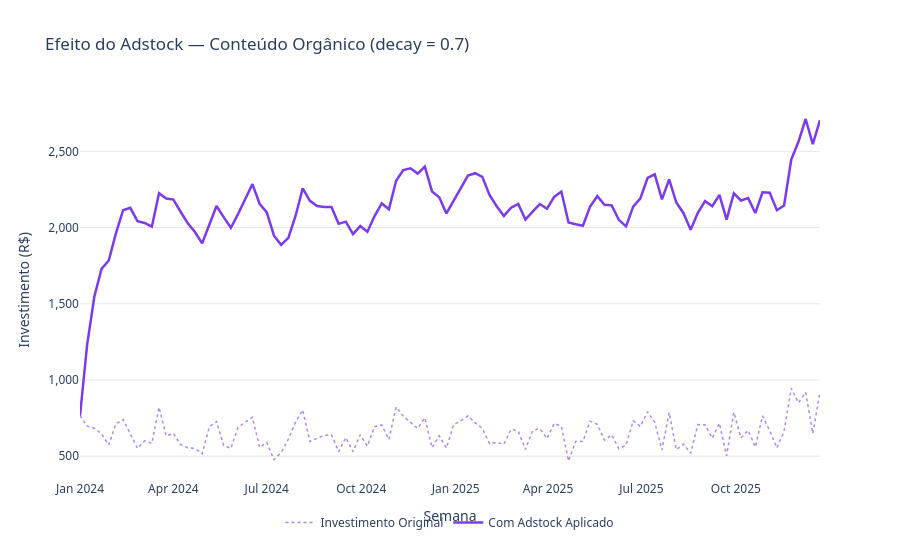
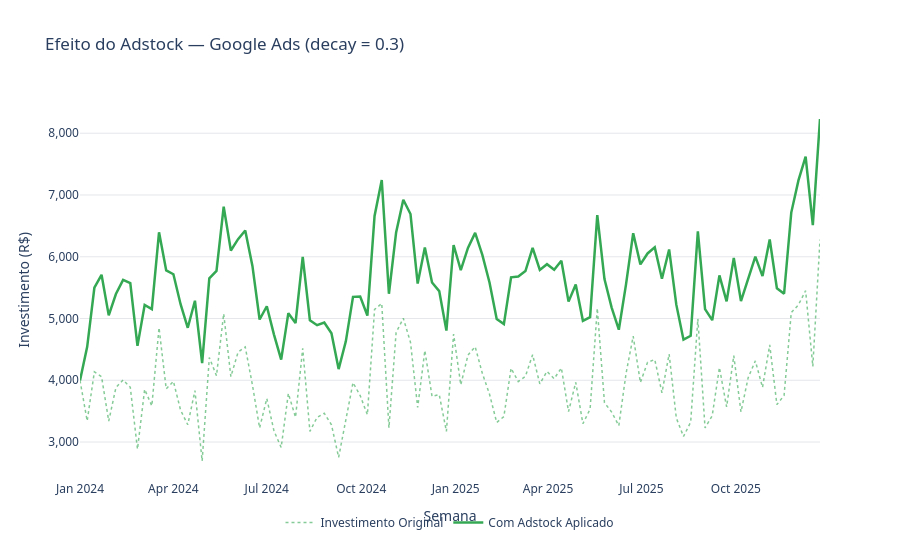

Notebook code for these charts, in order:
### Code cell
# Aplicar transformações e visualizar o efeito do adstock em dois canais contrastantes
df_transformed = apply_all_transformations(df)

# Canal com alto carryover: Conteúdo Orgânico (decay=0.70)
fig_adstock_organic = plot_adstock_effect(df, df_transformed, "content_organic")
fig_adstock_organic.show()

# Canal com baixo carryover: Google Ads (decay=0.30)
fig_adstock_google = plot_adstock_effect(df, df_transformed, "google_ads")
fig_adstock_google.show()
